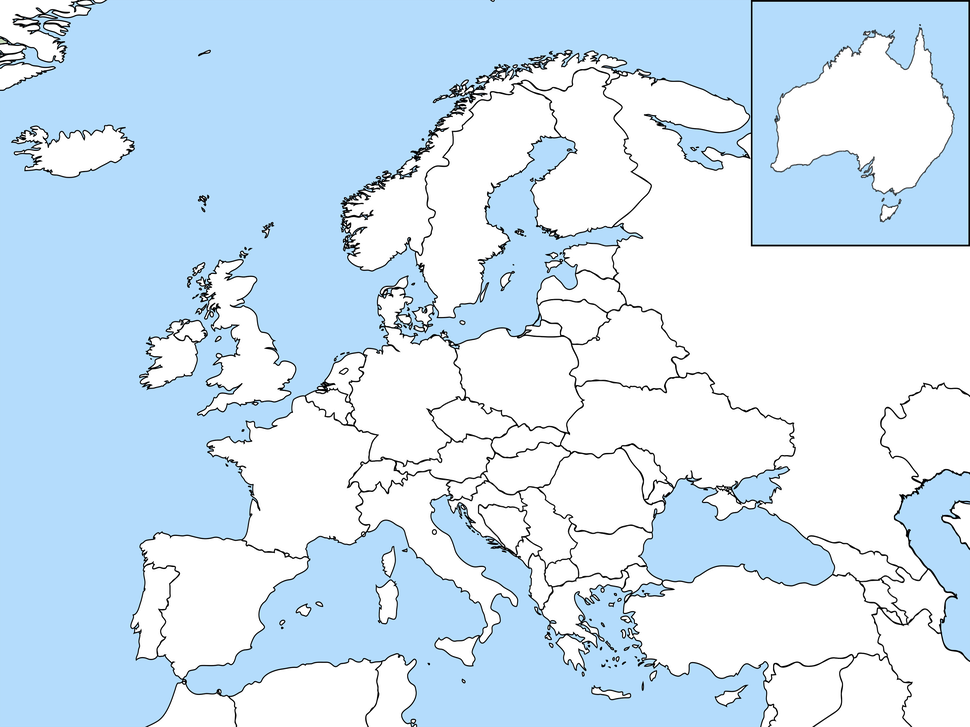
#> input picture Images/Unused/imageIn.png, 970 x 727 px, shrunk from 4000 x 3000 before the run
$ python pngTest.py
#> lines starting #> are read from the running program, lines starting #| are printed output that depends on the picture
from PIL import Image, ImageFilter
import numpy as np

imgIn = Image.open('imageIn.png')
#> imgIn is the input picture: PIL image 970x727 RGBA; mean R, G, B, A 207.6, 227.2, 242.7, 200.9
imgOut = Image.open('imageOut.png')
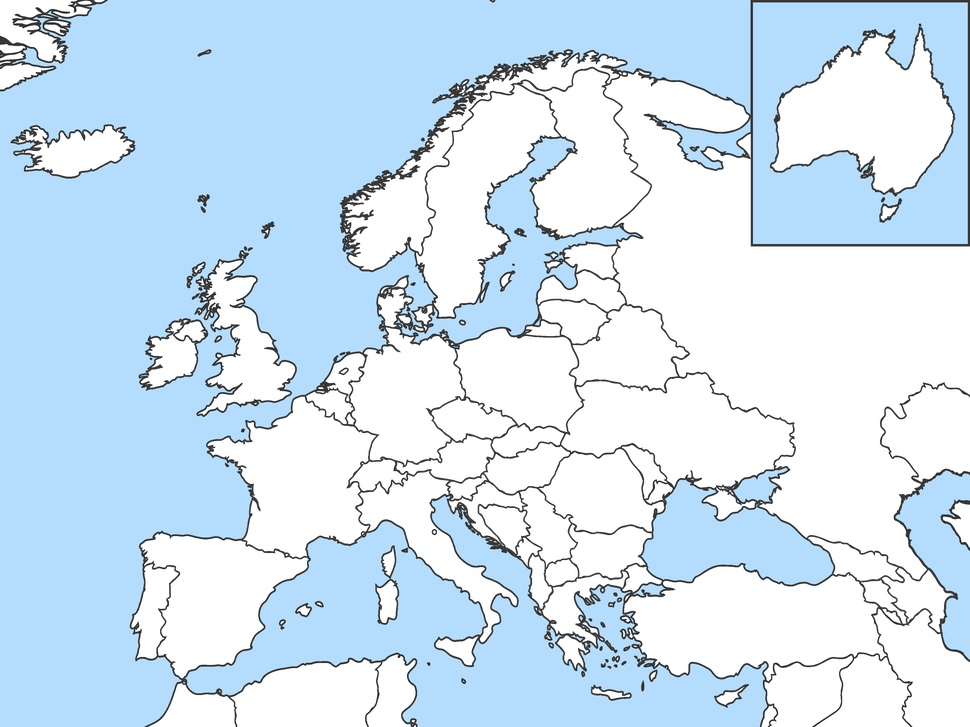
#> input picture Images/Unused/imageOut.png, 970 x 727 px, shrunk from 4000 x 3000 before the run
#> imgOut is the input picture: PIL image 970x727 RGBA; mean R, G, B, A 206.7, 225.9, 241.2, 201.3
imgInPixels = imgIn.load();
imgOutPixels = imgOut.load();

whitePixel = (255, 255, 255, 255)
bluePixel = (180, 220, 252, 255)
blackPixel = (0, 0, 0, 255)

for i in range(imgIn.size[0]):
	if (i % 500 == 0):
		print(i)
	for j in range(imgIn.size[1]):
		a = imgInPixels[i, j]
		if (a[0] != bluePixel[0] or a[1] != bluePixel[1] or a[2] != bluePixel[2]):
			if (a[0] != whitePixel[0] or a[1] != whitePixel[1] or a[2] != whitePixel[2]):
				imgOutPixels[i, j] = (15, 15, 15, 255)
			else:
				imgOutPixels[i, j] = (255, 255, 255, 0)
		else:
			imgOutPixels[i, j] = a

imgOut.show()
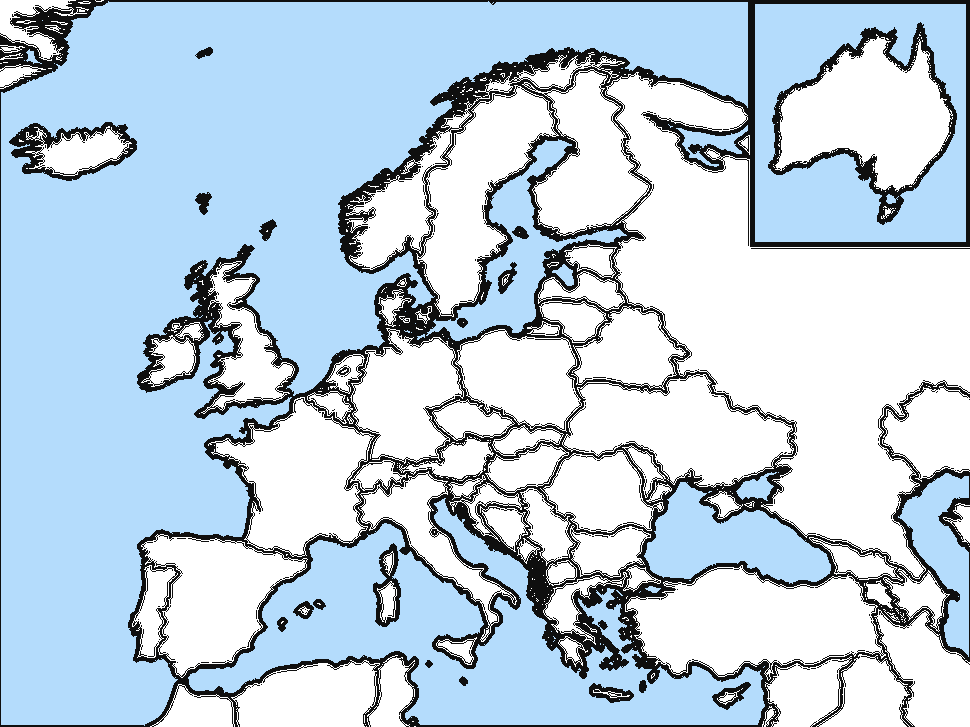
#> shown: PIL image 970x727 RGBA; mean R, G, B, A 190.7, 208.4, 222.6, 146.2; transparent parts drawn white
imgOut.save("mapToEdit.png")

print("Done")
